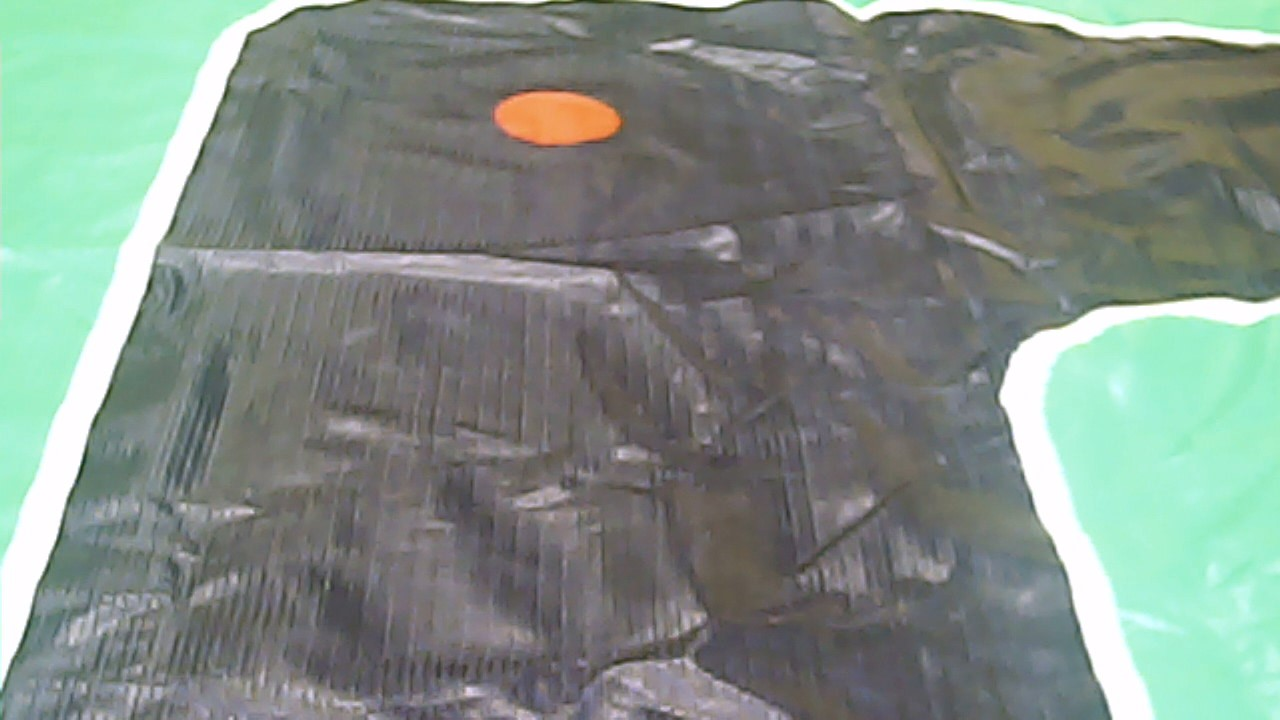
#> input picture laneLineDetect/cam4.jpg, 1280 x 720 px
$ python detectP.py   (Python 2 division)
#> lines starting #> are read from the running program, lines starting #| are printed output that depends on the picture; after the words box and inside, x2 and y2 are one past the last pixel; in counts of white or black regions, pixels touching at a corner belong together
### laneLineDetect/trans.py
import cv2
import numpy as np

# [11 lines left out: function transform, not called in this run]

def main(img):
	h,w=img.shape[:2]
	#----------------------------------------------------------------------------
	# trans region from src to dst, (left_bottom,right_bottom,left_top,right_top)
	src_points = np.array([[0., h], [w,h],[0.+180.,0.], [w-150.,0.]], dtype = "float32")
	dst_points = np.array([[0., h], [w,h],[0.,0.], [w,0.]], dtype = "float32")
	d = w * 0.234375
	#src_points = np.array([[0., h], [w,h], [w-d,0.],[0.+d,0.]], dtype = "float32")
	#dst_points = np.array([[0., h], [w,h],[w,0.],[0.,0.]], dtype = "float32")
	#----------------------------------------------------------------------------
	M = cv2.getPerspectiveTransform(src_points,dst_points)

	dst = cv2.warpPerspective(img,M,(w,h)) # (w,h)
	#cv2.imwrite('dst.png',dst)
	return dst

# [7 lines that do not run on import are left out]

### laneLineDetect/kmeans.py
from numpy import *
import copy

'''
def loadDataSet(fileName):
    dataMat = []
    fr = open(fileName)
    for line in fr.readlines():
        curLine = line.strip().split('\t')
        fltLine = map(float, curLine)
        dataMat.append(fltLine)
    return dataMat
'''

#Eucilid distance
def distEclud(vecA, vecB):
    return sqrt(sum(power(vecA - vecB, 2)))


#random k cent
def randCent(dataSet, k):
    n = shape(dataSet)[2]
    centroids = zeros((k,1,n))
    for j in range(n):
        minJ = min(dataSet[:,0,j])
        rangeJ = float(max(array(dataSet)[:,0,j]) - minJ)
        centroids[:,0,j] = minJ + rangeJ * random.rand(k)
    return centroids

def firstKCent(dataSet,k):
    return copy.deepcopy(dataSet[0:k])

def kMeans(dataSet, k, distMeas=distEclud, createCent=randCent):
    m = shape(dataSet)[0]
    clusterAssment = mat(zeros((m,2)))

    centroids = createCent(dataSet, k)
    clusterChanged = True
    while clusterChanged:
        clusterChanged = False
        for i in range(0,m):
            dist=sum((centroids[:,0,:]-dataSet[i,0,:])**2,axis=1)

            minDist,minIndex=min(dist),argmin(dist)
            if clusterAssment[i,0] != minIndex:
                clusterChanged = True
            clusterAssment[i,:] = minIndex,minDist

        for cent in range(0,k):#recalculate centroids
            ptsInClust = dataSet[nonzero(clusterAssment[:,0].A==cent)[0]]#get all the point in this cluster
            centroids[cent,0,:] = mean(ptsInClust, axis=0) #assign centroid to mean
    return centroids, clusterAssment

'''
def show(dataSet, k, centroids, clusterAssment):
    from matplotlib import pyplot as plt
    numSamples, dim = dataSet.shape
    mark = ['or', 'ob', 'og', 'ok', '^r', '+r', 'sr', 'dr', '<r', 'pr']
    for i in xrange(numSamples):
        markIndex = int(clusterAssment[i, 0])
        plt.plot(dataSet[i, 0], dataSet[i, 1], mark[markIndex])
    mark = ['Dr', 'Db', 'Dg', 'Dk', '^b', '+b', 'sb', 'db', '<b', 'pb']
    for i in range(k):
        plt.plot(centroids[i, 0], centroids[i, 1], mark[i], markersize = 12)
    plt.show()
'''

def main(dataMat):
    K=2
    myCentroids, clustAssing= kMeans(dataMat,K)
    return myCentroids
    #show(dataMat, K, myCentroids, clustAssing)


# [5 lines that do not run on import are left out]

### laneLineDetect/detectP.py
import cv2
import numpy as np
import time
import kmeans
import trans

def detect_lines(img):
  #---------Preprocess

  isShowImage=False

  def showImage(img):
    if isShowImage:
      cv2.imshow("Image",img)
      cv2.waitKey(0)

  h,w=img.shape[:2]

  #if isShowImage:
  #  cv2.namedWindow("Image")

  #---------Detect

  showImage(img)

  dst=trans.main(img)
  showImage(dst)

  gray = cv2.cvtColor(dst, cv2.COLOR_RGB2GRAY)
  showImage(gray)

  #-------------------------------------------
  blur_ksize = 19  # Gaussian blur kernel size
  #-------------------------------------------

  blur_gray = cv2.GaussianBlur(gray, (blur_ksize, blur_ksize), 0, 0)
  showImage(blur_gray)

  canny_lthreshold = 50  # Canny edge detection low threshold
  canny_hthreshold = 150  # Canny edge detection high threshold
  edges = cv2.Canny(blur_gray, canny_lthreshold, canny_hthreshold)
  showImage(edges)

  def roi_mask(img, vertices):
    mask = np.zeros_like(img)
    mask_color = 255
    cv2.fillPoly(mask, vertices, mask_color)
    masked_img = cv2.bitwise_and(img, mask)
    return masked_img
  #------------------------------------------------------------------
  # region of interest, (left_bottom,left_top,right_top,right_bottom)
  roi_vtx = np.array([[(0, int(h*0.8)), (0, int(h*0.2)),
                       (w, int(h*0.2)), (w, int(h*0.8))]])
  #------------------------------------------------------------------

  roi_edges = roi_mask(edges, roi_vtx)
  #roi_edges=edges
  showImage(roi_edges)

  rho = 1
  theta = np.pi / 180

  #-------------------------------------------
  threshold = 20 # hough threshold
  #-------------------------------------------

  # [17 lines left out: functions draw_lines, draw_lines_rt, not called in this run]

  '''
  min_line_length = 40
  max_line_gap = 20
  def hough_lines(img, rho, theta, threshold, min_line_len, max_line_gap):
    lines = cv2.HoughLinesP(img, rho, theta, threshold, np.array([]),minLineLength=min_line_len, maxLineGap=max_line_gap)
    line_img = np.zeros((img.shape[0], img.shape[1], 3), dtype=np.uint8)
    draw_lines(line_img, lines)
    return line_img

  line_img = hough_lines(roi_edges, rho, theta, threshold, min_line_length, max_line_gap)
  showImage(line_img)
  '''

  lines_rt = cv2.HoughLines(roi_edges, rho, theta, threshold)
  index=np.where((lines_rt[:,:,0]<0)[:,0])
  lines_rt[index,:,0]*=-1
  lines_rt[index,:,1]-=np.pi

  '''
  line_img_mid = np.zeros((roi_edges.shape[0], roi_edges.shape[1], 3), dtype=np.uint8)

  draw_lines_rt(line_img_mid,lines_rt)

  showImage(line_img_mid)
  '''

  lines_rt=kmeans.main(lines_rt)

  '''
  line_img = np.zeros((roi_edges.shape[0], roi_edges.shape[1], 3), dtype=np.uint8)

  draw_lines_rt(line_img,lines_rt,color=[255, 0, 0])

  showImage(line_img)

  detected=cv2.addWeighted(dst, 0.5, line_img, 1, 0)

  showImage(detected)

  cv2.imwrite('detected.png',detected)
  '''


  #if isShowImage:
  #  cv2.destroyAllWindows()

  print lines_rt

  return lines_rt

def detect_point(img):
  #---------Parameters
  #-------------------------------------------
  PYR_TIMES = 2 # Times of pyrDown()
  HSV_H_MIN, HSV_H_MAX = 5, 13   # H range of red
  HSV_S_MIN, HSV_S_MAX = 65, 255 # S range of red
  HSV_V_MIN, HSV_V_MAX = 46, 255 # V range of red
  BOX_KSIZE = 41 # Kernal size of boxFilter
  BOX_THRESHOLD = BOX_KSIZE * BOX_KSIZE / 8 # Threshold of boxFilter result
  #-------------------------------------------
  #---------Resizes
  PYR_SCALE = 2 ** PYR_TIMES
  small = img.copy()
  for i in xrange(PYR_TIMES):
	  small = cv2.pyrDown(small)
  #---------Converts to HSV
  hsv = cv2.cvtColor(small, cv2.COLOR_BGR2HSV)
  #---------Detects Color
  ___, dst = cv2.threshold(cv2.inRange(hsv, np.array([HSV_H_MIN, HSV_S_MIN, HSV_V_MIN]), np.array([HSV_H_MAX, HSV_S_MAX, HSV_V_MAX])), 1, 1, cv2.THRESH_BINARY)
  dst.astype(np.int16)
  #---------Filters detected color
  res = cv2.boxFilter(dst, -1, (BOX_KSIZE, BOX_KSIZE), normalize = False)
  res_max = np.max(res)
  if res_max < BOX_THRESHOLD:
    return (-1, -1)
  else:
    pos = np.where(res == res_max)
    vec = np.sum(pos, axis = 1)
    num = np.size(pos, axis = 1)
    return (int(round(float(vec[1]) / num * PYR_SCALE)), int(round(float(vec[0]) / num * PYR_SCALE)))

if __name__ == '__main__':
  img = cv2.imread('cam4.jpg')
#> img is the input picture: shape (720, 1280, 3); mean B, G, R 133.4, 141.3, 128.8
  start = time.time()
  print detect_lines(img)
#> in detect_lines, `gray = cv2.cvtColor(dst, cv2.COLOR_RGB2GRAY)`:
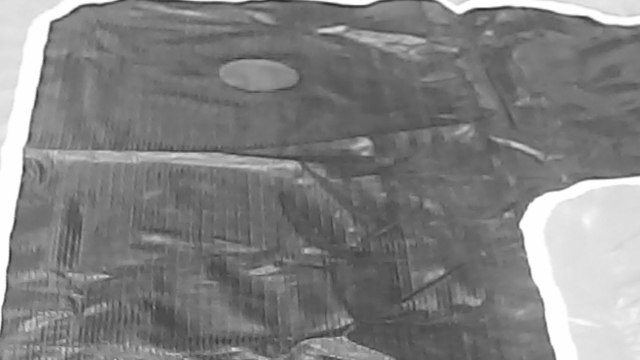
#> gray: shape (720, 1280) (shown at 1/2 size); min 32, max 255, mean 129
#> in detect_lines, `edges = cv2.Canny(blur_gray, canny_lthreshold, canny_hthreshold)`:
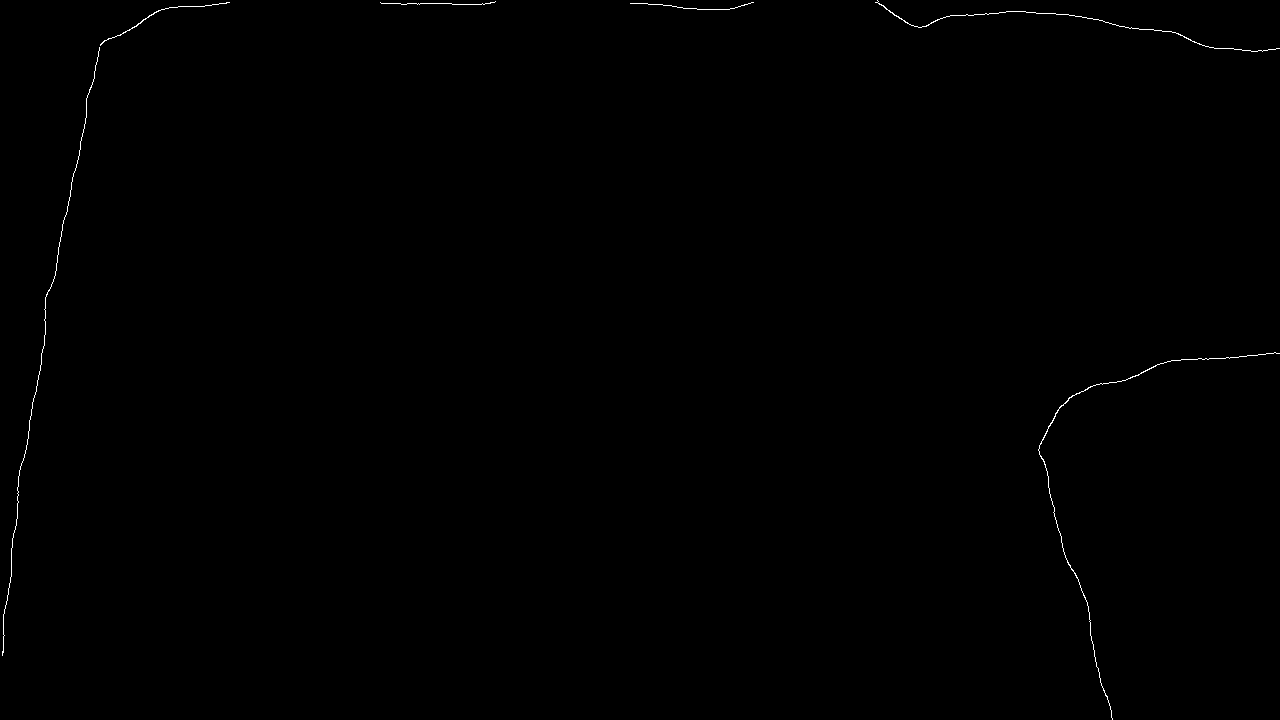
#> edges: shape (720, 1280); 0.22% white in thin lines or dots
#> in roi_mask, `cv2.fillPoly(mask, vertices, mask_color)`:
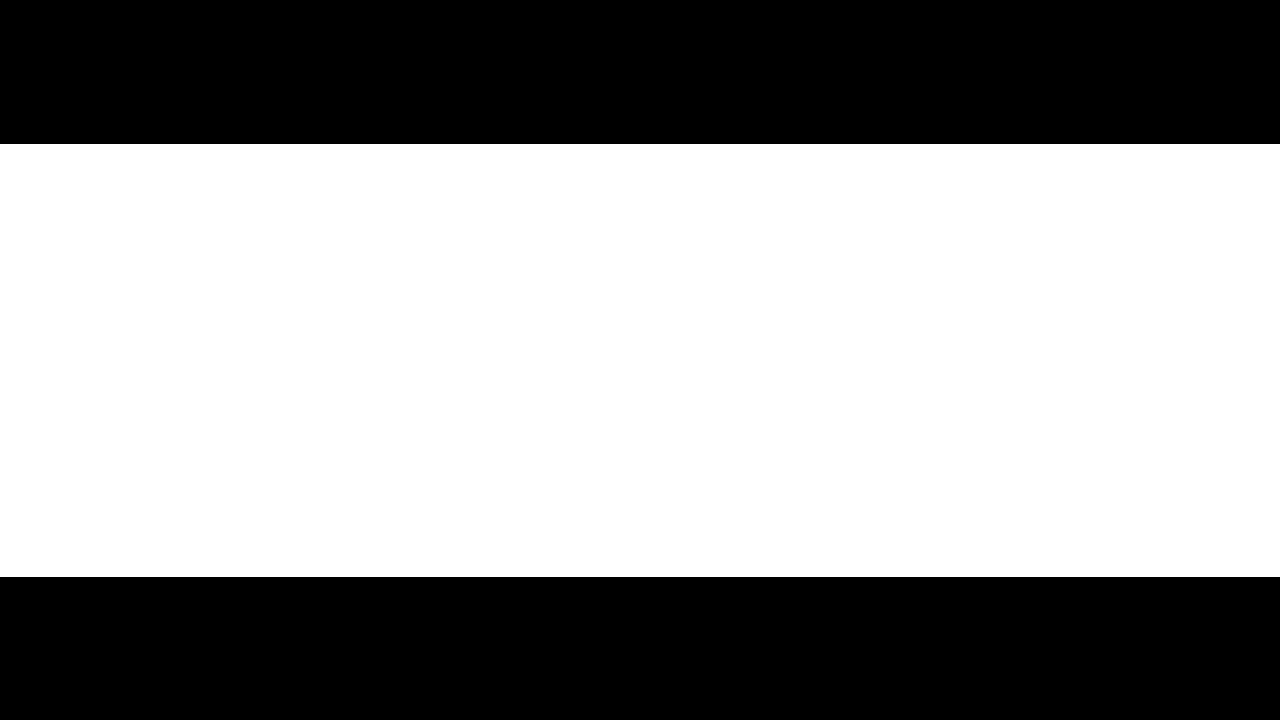
#> mask: shape (720, 1280); 60.1% white; 2 black regions, box (x1, y1, x2, y2) and area: (0, 0, 1280, 144) 184320, (0, 577, 1280, 720) 183040
#> in detect_lines, `lines_rt = cv2.HoughLines(roi_edges, rho, theta, threshold)`: lines_rt = 133 rows, first 8: [97, 0.157], [102, 0.175], [88, 0.14], [109, 0.192], [105, 0.192], [-912, 2.91], [421, 1.52], [463, 1.48]
#> the loop in randCent, `for j in range(n):` made 2 passes
#> (minJ, rangeJ) on passes 1 to 2: (1, 1130), (-0.524, 2.13)
#> after the loop in randCent, `for j in range(n):`: centroids = [[621.2, 0.76], [809.2, 0.637]]
#> after the loop in kMeans, `while clusterChanged:`: centroids = [[125.3, 0.33], [820.8, 0.719]]; clusterAssment = 133 pairs, first value 0 to 1, second value 0.122 to 115470.2
#> in main, `myCentroids, clustAssing= kMeans(dataMat,K)`: myCentroids = [[125.3, 0.33], [820.8, 0.719]]; clustAssing has the same summary as clusterAssment in kMeans
#| [[[1.25333336e+02 3.30448985e-01]]
#|  [[8.20808228e+02 7.19171286e-01]]]
#| [[[1.25333336e+02 3.30448985e-01]]
#|  [[8.20808228e+02 7.19171286e-01]]]
  end = time.time()
  print "time:", end - start

  img = cv2.imread('cam4.jpg')
  start = time.time()
  print detect_point(img)
#> in detect_point, `res = cv2.boxFilter(dst, -1, (BOX_KSIZE, BOX_KSIZE), normalize = False)`:
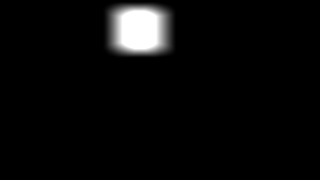
#> res: shape (180, 320); min 0, max 255, mean 9.8
#> in detect_point, `res_max = np.max(res)`: res_max = 255
#> in detect_point, `pos = np.where(res == res_max)`: pos = 1154 positions, rows 11 to 48, columns 123 to 155
#> in detect_point, `vec = np.sum(pos, axis = 1)`: vec = [33939, 160431]
#> in detect_point, `num = np.size(pos, axis = 1)`: num = 1154
#| (556, 118)
  end = time.time()
  print "time:", end - start

$ run again, with laneLineDetect/5.jpg copied over laneLineDetect/cam4.jpg
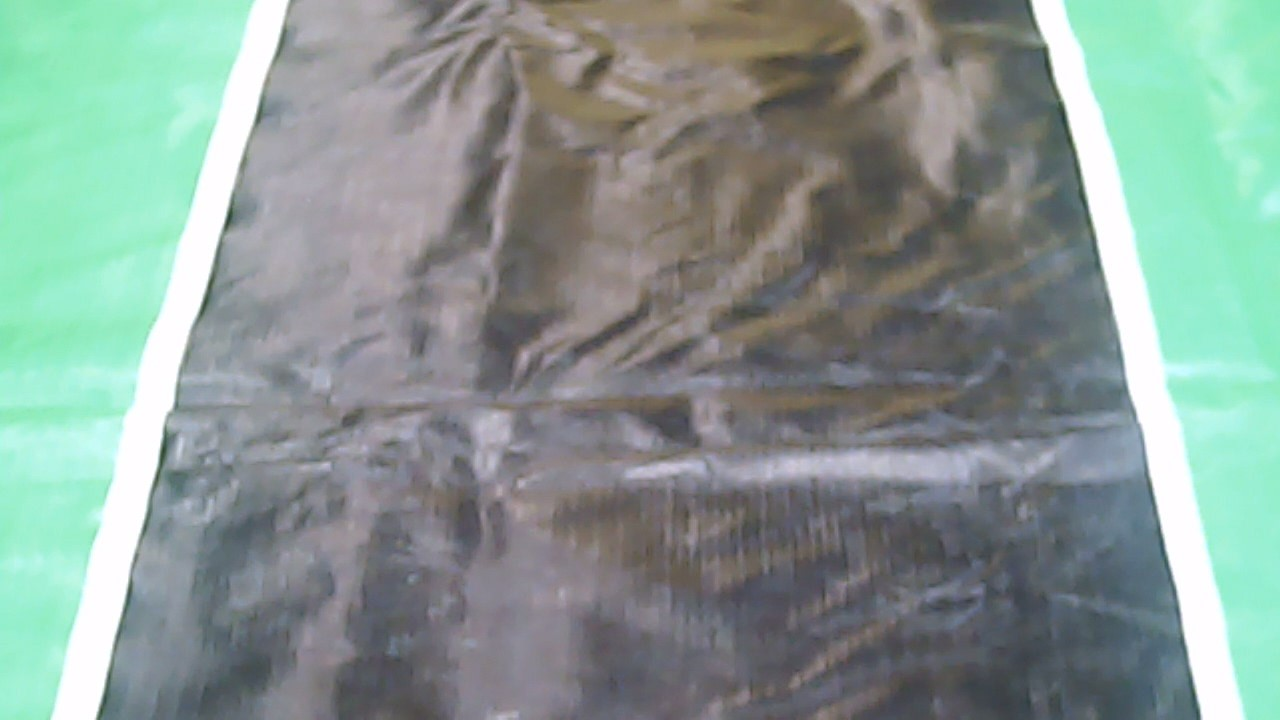
#> input picture laneLineDetect/5.jpg, 1280 x 720 px
#> img is the input picture: shape (720, 1280, 3); mean B, G, R 147.1, 152.8, 135.8
#> in detect_lines, `edges = cv2.Canny(blur_gray, canny_lthreshold, canny_hthreshold)`:
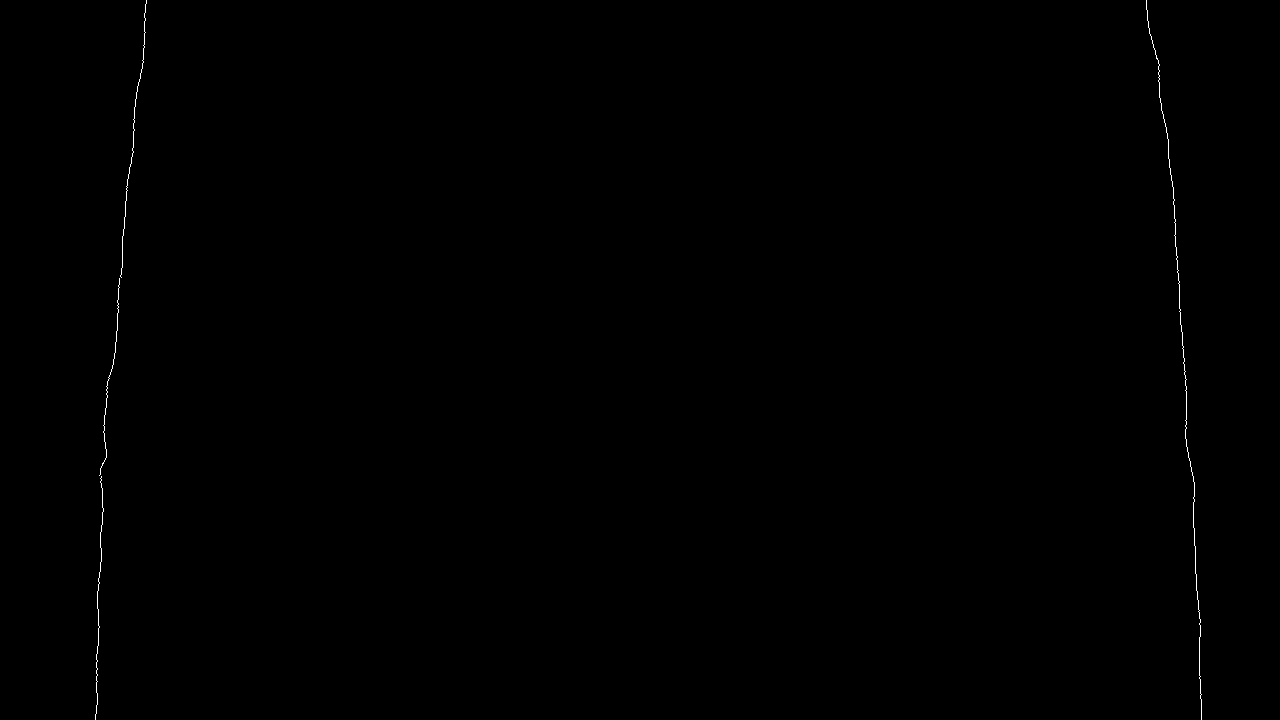
#> edges: shape (720, 1280); 0.16% white in thin lines or dots, all inside (x1, y1, x2, y2) = (95, 0, 1202, 720)
#> mask: shape (720, 1280); 60.1% white; 2 black regions, box (x1, y1, x2, y2) and area: (0, 0, 1280, 144) 184320, (0, 577, 1280, 720) 183040
#> in roi_mask, `masked_img = cv2.bitwise_and(img, mask)`:
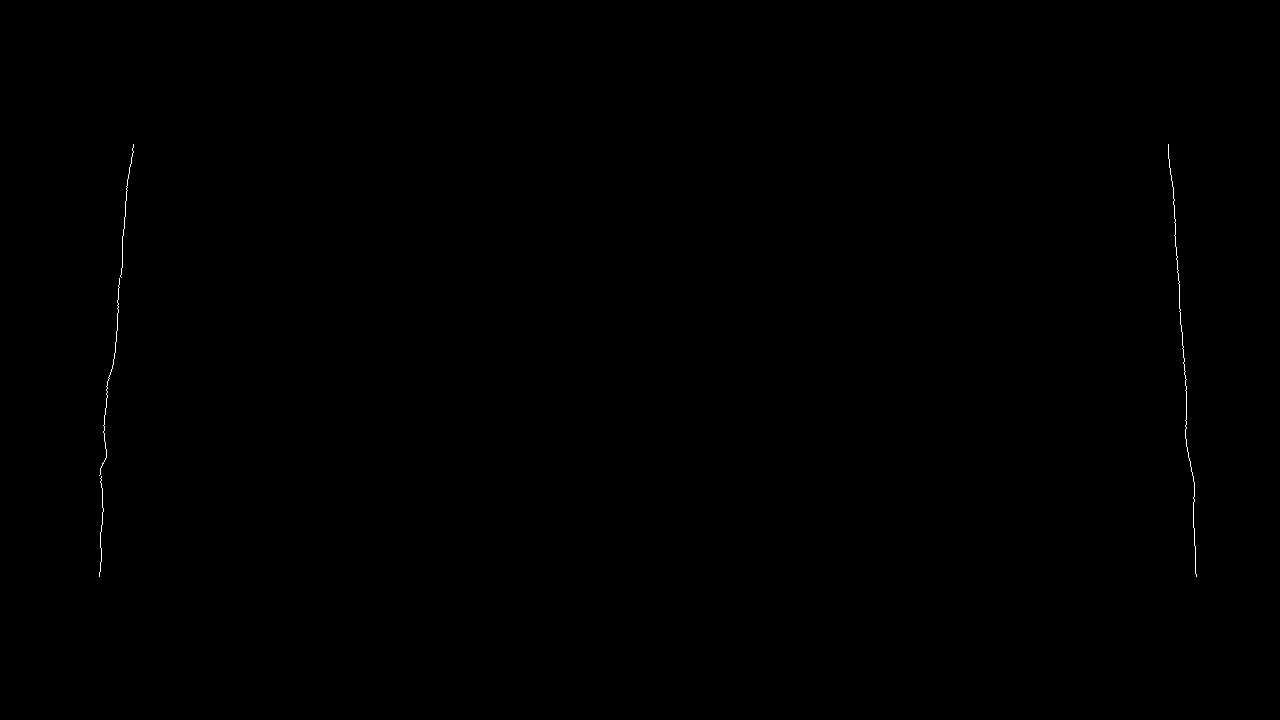
#> masked_img: shape (720, 1280); 0.09% white in thin lines or dots, all inside (x1, y1, x2, y2) = (99, 144, 1197, 577)
#> in detect_lines, `lines_rt = cv2.HoughLines(roi_edges, rho, theta, threshold)`: lines_rt = 102 rows, first 8: [-1155, 3.07], [139, 0.0698], [143, 0.0873], [-1162, 3.09], [119, 0.0349], [147, 0.105], [-1164, 3.09], [145, 0.0873]
#> the loop in randCent, `for j in range(n):` made 2 passes
#> (minJ, rangeJ) on passes 1 to 2: (42, 1176), (-0.227, 0.524)
#> after the loop in randCent, `for j in range(n):`: centroids = [[687.4, 0.0887], [883.1, 0.0584]]
#> after the loop in kMeans, `while clusterChanged:`: centroids = [[124.5, 0.0521], [1156.6, -0.0617]]; clusterAssment = 102 pairs, first value 0 to 1, second value 2.12 to 10314.1
#> myCentroids = [[124.5, 0.0521], [1156.6, -0.0617]]; clustAssing has the same summary as clusterAssment in kMeans
#| [[[ 1.24542374e+02  5.20640239e-02]]
#|  [[ 1.15655811e+03 -6.16954304e-02]]]
#| [[[ 1.24542374e+02  5.20640239e-02]]
#|  [[ 1.15655811e+03 -6.16954304e-02]]]
#> hsv: shape (180, 320, 3); mean H, S, V 88.6, 39, 158.6
#> res_max = 0
#| (-1, -1)
